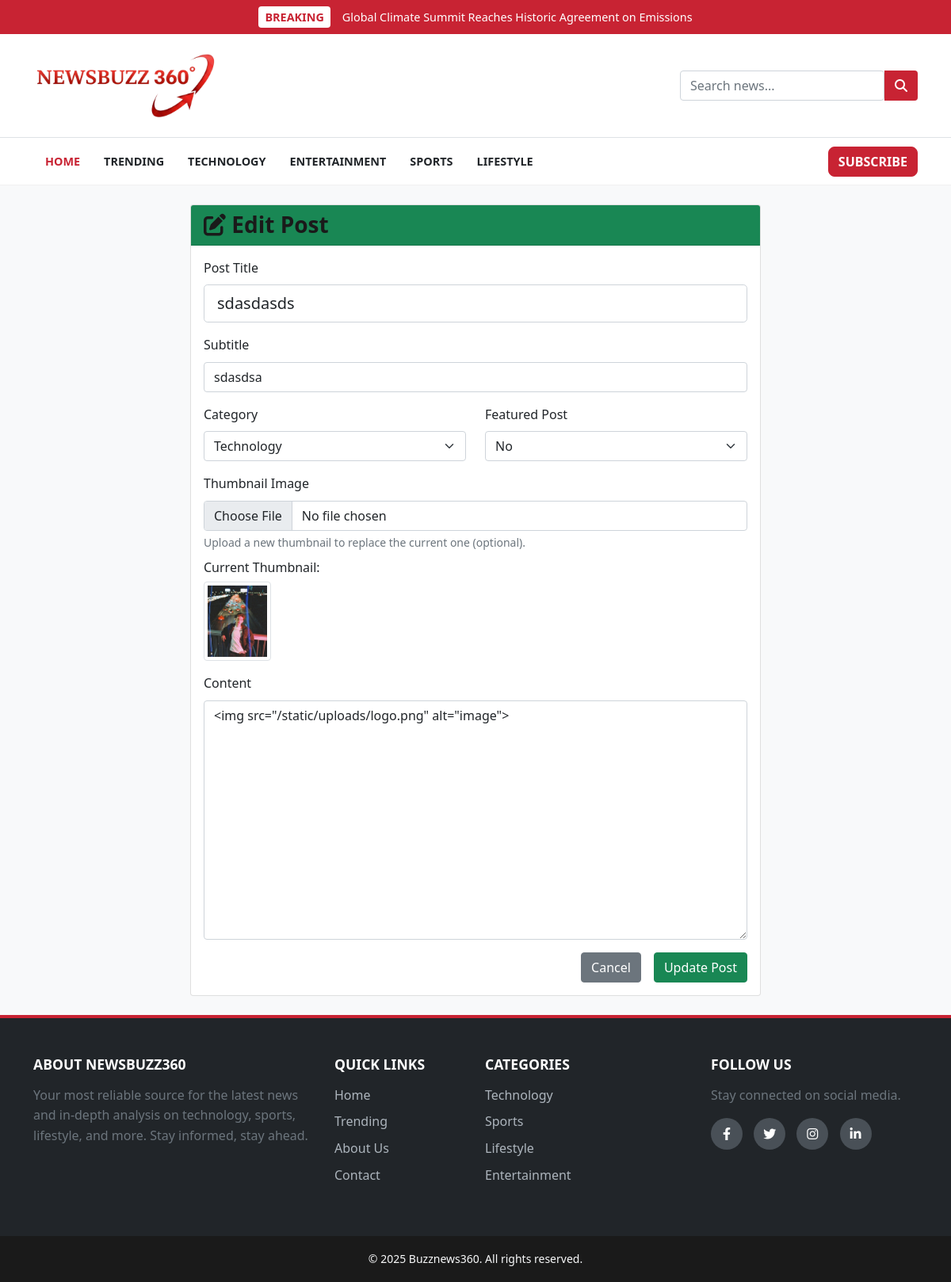
The app's page /edit-post/33 (signed in) with its own data.
### models.py (models this page shows, shortened)
class Post(db.Model):
    id = db.Column(db.Integer, primary_key=True)
    title = db.Column(db.String(100), nullable=False)
    subtitle = db.Column(db.String(150), nullable=True)
    content = db.Column(db.Text, nullable=False)
    category = db.Column(db.String(50), nullable=True)
    thumbnail = db.Column(db.String(100), nullable=True)
    featured = db.Column(db.Boolean, default=False)
    created_at = db.Column(db.DateTime, default=datetime.utcnow)

### app.py (the view, shortened to what this page needs)
@app.route("/edit-post/<int:id>", methods=["GET", "POST"])
@login_required
def edit_post(id):
    post = Post.query.get_or_404(id)
    form = PostForm(obj=post)
    return render_template("edit_post.html", form=form, post=post)

### forms.py
class PostForm(FlaskForm):
    title = StringField('Post Title', validators=[DataRequired(), Length(max=100)])
    subtitle = StringField('Subtitle', validators=[Optional(), Length(max=150)])
    content = TextAreaField('Content', validators=[DataRequired()])
    category = SelectField('Category', choices=[
        ('news', 'News'),
        ('technology', 'Technology'),
        ('sports', 'Sports'),
        ('entertainment', 'Entertainment'),
        ('lifestyle', 'Lifestyle'),
        ('other', 'Other')
    ], validators=[Optional()])
    thumbnail = FileField('Thumbnail Image', validators=[
        Optional(),
        FileAllowed(['jpg', 'jpeg', 'png', 'gif'], 'Images only!')
    ])
    featured = SelectField('Featured Post', choices=[
        ('no', 'No'),
        ('yes', 'Yes')
    ], default='no')
    submit = SubmitField('Publish Post')

### app.py (called while the page is built)
@login_manager.user_loader
def load_user(user_id):
    return User.query.get(int(user_id))

@app.context_processor
@cache.cached(timeout=600)
def inject_categories():
    categories = db.session.query(Post.category, db.func.count(Post.id).label('count')).filter(Post.category.isnot(None), Post.category != '').group_by(Post.category).all()
    current_year = datetime.now().year
    return dict(categories=categories, current_year=current_year)

### templates/edit_post.html (shortened to what this page needs)
{% extends "base.html" %}
{% block content %}
<div class="container mt-4">
    <div class="row">
        <div class="col-md-8 mx-auto">
            <div class="card">
                <div class="card-header bg-success text-white">
                    <h3 class="mb-0"><i class="fas fa-edit"></i> Edit Post</h3>
                </div>
                <div class="card-body">
                    <form method="POST" enctype="multipart/form-data">
                        <div class="mb-3">
                            {{ form.title.label(class="form-label") }}
                            {{ form.title(class="form-control form-control-lg") }}
                        </div>
                        <div class="mb-3">
                            {{ form.subtitle.label(class="form-label") }}
                            {{ form.subtitle(class="form-control") }}
                        </div>
                        <div class="row mb-3">
                            <div class="col-md-6">
                                {{ form.category.label(class="form-label") }}
                                {{ form.category(class="form-select") }}
                            </div>
                            <div class="col-md-6">
                                {{ form.featured.label(class="form-label") }}
                                {{ form.featured(class="form-select") }}
                            </div>
                        </div>
                        <div class="mb-3">
                            {{ form.thumbnail.label(class="form-label") }}
                            {{ form.thumbnail(class="form-control") }}
                            <div class="form-text">Upload a new thumbnail to replace the current one (optional).</div>
                            {% if post.thumbnail %}
                            <div class="mt-2">
                                <p class="mb-1">Current Thumbnail:</p>
                                <img src="{{ url_for('static', filename='uploads/' + post.thumbnail) }}" class="img-thumbnail" style="max-height: 100px;">
                            </div>
                            {% endif %}
                        </div>
                        <div class="mb-3">
                            {{ form.content.label(class="form-label") }}
                            {{ form.content(class="form-control", id="editor", rows=12) }}
                        </div>
                        <div class="d-grid gap-2 d-md-flex justify-content-md-end">
                            <a href="{{ url_for('admin') }}" class="btn btn-secondary me-md-2">Cancel</a>
                            <button type="submit" class="btn btn-success">Update Post</button>
                        </div>
                    </form>
                </div>
            </div>
        </div>
    </div>
</div>
{% endblock %}

### static/style.css (style rules this page uses)
:root { --primary-red: #c82333; --primary-dark-red: #a81e2a; --background-color: #f8f9fa; --surface-color: #ffffff; --text-color: #212529; --heading-color: #1a1a1a; --border-color: #dee2e6; --light-gray: #f1f1f1; --font-primary: 'Segoe UI', Tahoma, Geneva, Verdana, sans-serif; --font-logo: 'Playfair Display', serif; --border-radius-sm: 0.25rem; --border-radius-md: 0.5rem; --box-shadow: 0 4px 12px rgba(0, 0, 0, 0.08); }
body { font-family: var(--font-primary); background-color: var(--background-color); color: var(--text-color); line-height: 1.6; }
h1, h2, h3, h4, h5, h6 { color: var(--heading-color); font-weight: 700; }
a { color: var(--primary-red); text-decoration: none; transition: all 0.2s ease-in-out; }

### records on screen
Post: title "sdasdasds", subtitle "sdasdsa", category "Technology", featured "No", thumbnail (picture), content "<img src=\"/static/uploads/logo.png\" alt=\"image\">"
